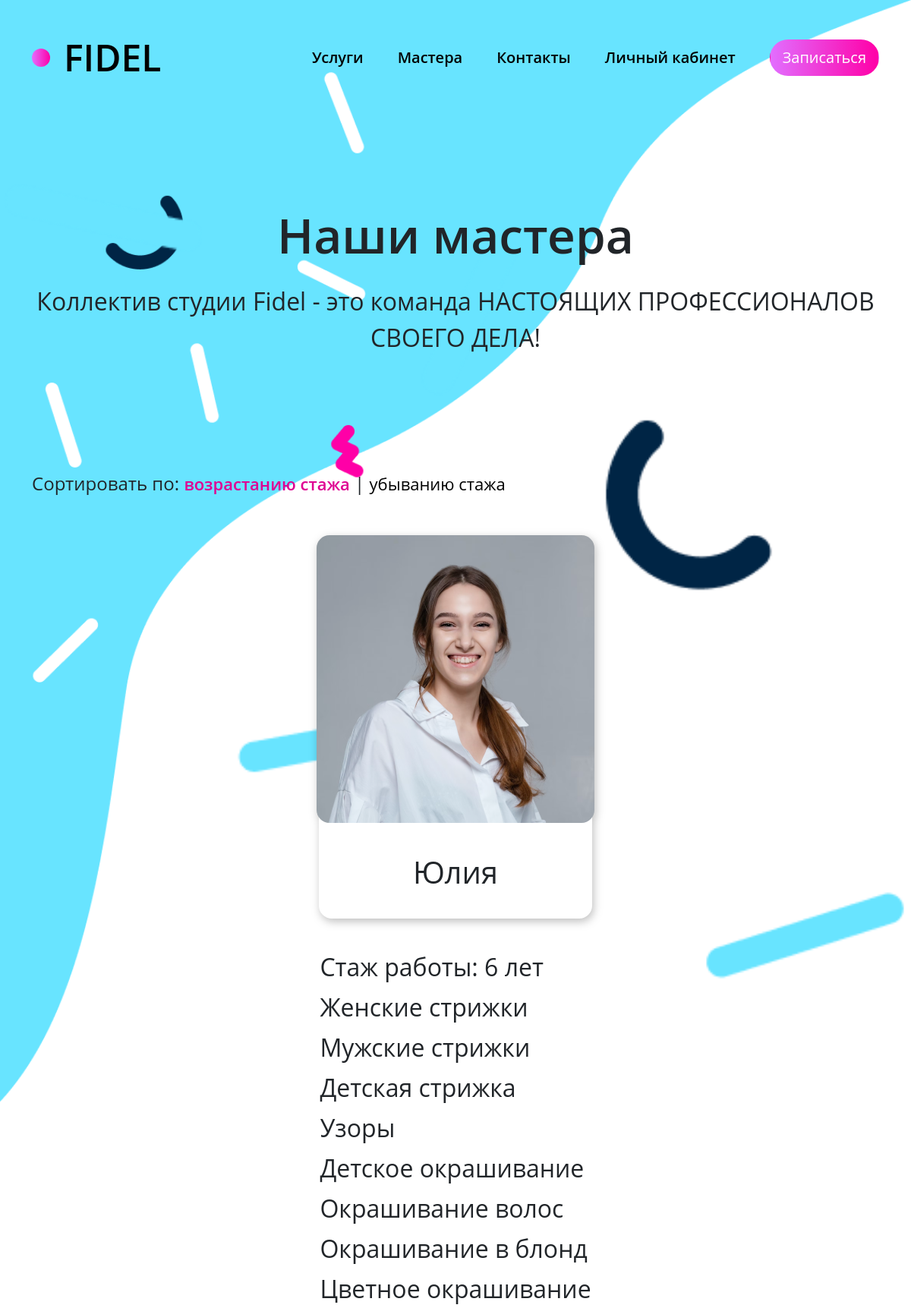
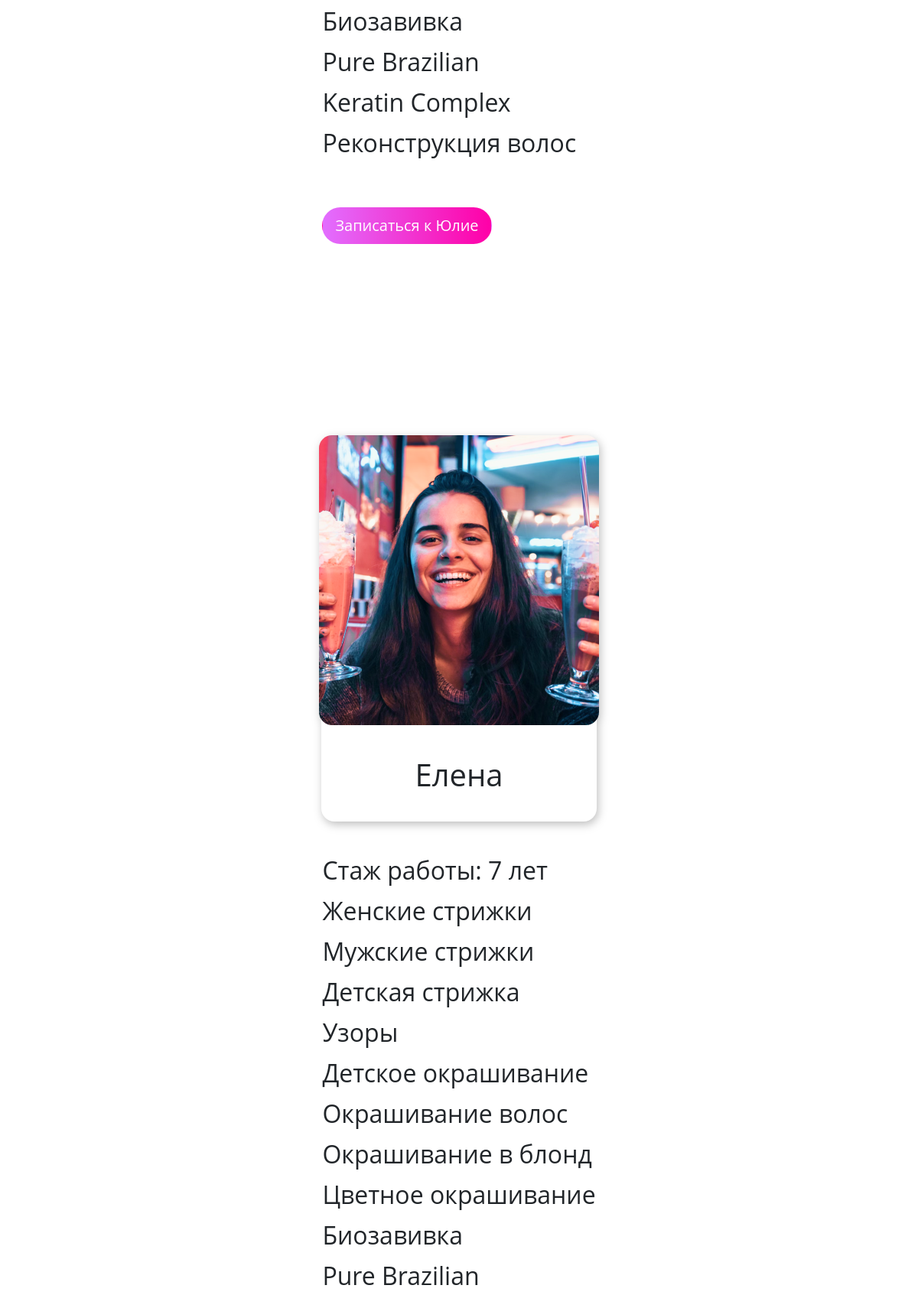
Screenshot of /masters/?page=2&sort=asc (upper part) with the database file from the repository (2 pictures, top to bottom).
### app/models.py (models this page shows, shortened)
class Master(models.Model):
    name = models.CharField(max_length=100)
    image_path = models.CharField(max_length=200)
    services = models.TextField()
    experience_years = models.PositiveIntegerField()
    def get_services_list(self):
        return self.services.split('\n')
    def get_experience_display(self):
        years = self.experience_years
        if 11 <= years % 100 <= 19:
            return f"{years} лет"
        elif years % 10 == 1:
            return f"{years} год"
        elif 2 <= years % 10 <= 4:
            return f"{years} года"
        else:
            return f"{years} лет"
    def get_name_with_ending(self):
        if self.name.endswith('а') or self.name.endswith('я'):
            return f"{self.name[:-1]}е"
        elif self.name.endswith('ий'):
            return f"{self.name[:-2]}ию"
        else:
            return f"{self.name}у"

### app/views.py (the view)
# urls.py: path("masters/", views.masters, name="masters"),
def masters(request):
    masters = Master.objects.all()
    sort_order = request.GET.get('sort', 'asc')
    if sort_order == 'desc':
        masters = Master.objects.all().order_by('-experience_years')
    else:
        masters = Master.objects.all().order_by('experience_years')
    paginator = Paginator(masters, 4)
    page = request.GET.get('page')
    try:
        masters = paginator.page(page)
    except PageNotAnInteger:
        masters = paginator.page(1)
    except EmptyPage:
        masters = paginator.page(paginator.num_pages)
    return render(request, "masters.html", {'masters': masters, 'sort_order': sort_order})

### app/templates/masters.html (shortened to what this page needs)
{% extends "base.html" %}
{% block content %}
{% load static %}
<div class="section container">
    <div class="page-title">
        <h1 class="title-primary">Наши мастера</h1>
        <p class="secondary-subtext">Коллектив cтудии Fidel - это команда НАСТОЯЩИХ ПРОФЕССИОНАЛОВ СВОЕГО ДЕЛА!</p>
    </div>
    <div class="sort-block">
        <span>Сортировать по: </span>
        <a href="?sort=asc" class="{% if sort_order == 'asc' %}active-link{% endif %} sort-link">возрастанию стажа</a> |
        <a href="?sort=desc" class="{% if sort_order == 'desc' %}active-link{% endif %} sort-link">убыванию стажа</a>
    </div>
    <div class="masters-list">
        {% for master in masters %}
            <div class="master-block col-12">
                <div class="master-card">
                    <img class="master-image" src="{% static 'img/' %}{{ master.image_path }}">
                    <span class="master-name">{{ master.name }}</span>
                </div>
                <div class="sideblock">
                    <div class="services-list">
                        <p>Стаж работы: {{ master.get_experience_display }}</p>
                        {% for service in master.get_services_list %}
                            <p>{{ service }}</p>
                        {% endfor %}
                    </div>
                    <a class="btn btn-lg" href="/#form-block">Записаться к {{ master.get_name_with_ending }}</a>
                </div>
            </div>
        {% endfor %}
    </div>
</div>
{% endblock content %}

### app/static/css/style.css (style rules this page uses)
* { font-family: 'Open Sans', sans-serif; }
a { text-decoration: none !important; color: black !important; }
.btn { background: linear-gradient(90deg, #E26EFF, #FF00A7); color: white !important; border-radius: 40px !important; }
.services-list { padding: 0; font-size: 32px; width: 545px; display: flex; flex-direction: column; gap: 40px; margin-bottom: 60px; }
h1.title-primary { font-weight: 600; margin-bottom: 55px; }
.master-card { display: flex; width: 360px; height: 505px; background-color: white; border-radius: 17px; filter: drop-shadow(2px 4px 6px rgba(0, 0, 0, 0.25)); flex-direction: column; align-items: center; margin: 0 100px; }
.masters-list { display: flex; flex-wrap: wrap; gap: 250px; }
.master-name { margin-top: 35px; font-size: 40px; }
.master-image { border-radius: 17px; }
.master-block { display: flex; }
.services-list { display: flex; flex-direction: column; flex-wrap: wrap; width: auto; height: 400px; row-gap: 5px; }
.services-list p { margin: 0; }
.page-title { width: 1030px; margin: 0 auto; margin-bottom: 150px; }
.page-title p, .page-title h1 { text-align: center; }
.page-title h1 { font-size: 64px; margin-bottom: 24px; }
.page-title p { font-size: 32px; }
a.active-link { font-weight: 600; color: #DF0092 !important; }
.sort-block { margin-bottom: 50px; font-size: 24px; }
.sort-link { font-size: 22px; }
@media screen and (max-width: 1440px) { .master-block { display: flex; flex-direction: column; align-items: center; gap: 40px; } }
@media screen and (max-width: 1440px) { .services-list { height: auto; } }
@media screen and (max-width: 1440px) { .page-title { width: auto; } }

### rows the page displays
Master: image_path (picture), name "Юлия", experience "6 лет", get_services_list "Женские стрижки" "Мужские стрижки" "Детская стрижка" "Узоры" "Детское окрашивание" "Окрашивание волос" "Окрашивание в блонд" "Цветное окрашивание" "Биозавивка" "Pure Brazilian" "Keratin Complex" "Реконструкция волос", get_name_with_ending "Юлие"
Master: image_path (picture), name "Елена", experience "7 лет", get_services_list "Женские стрижки" "Мужские стрижки" "Детская стрижка" "Узоры" "Детское окрашивание" "Окрашивание волос" "Окрашивание в блонд" "Цветное окрашивание" "Биозавивка" "Pure Brazilian"
